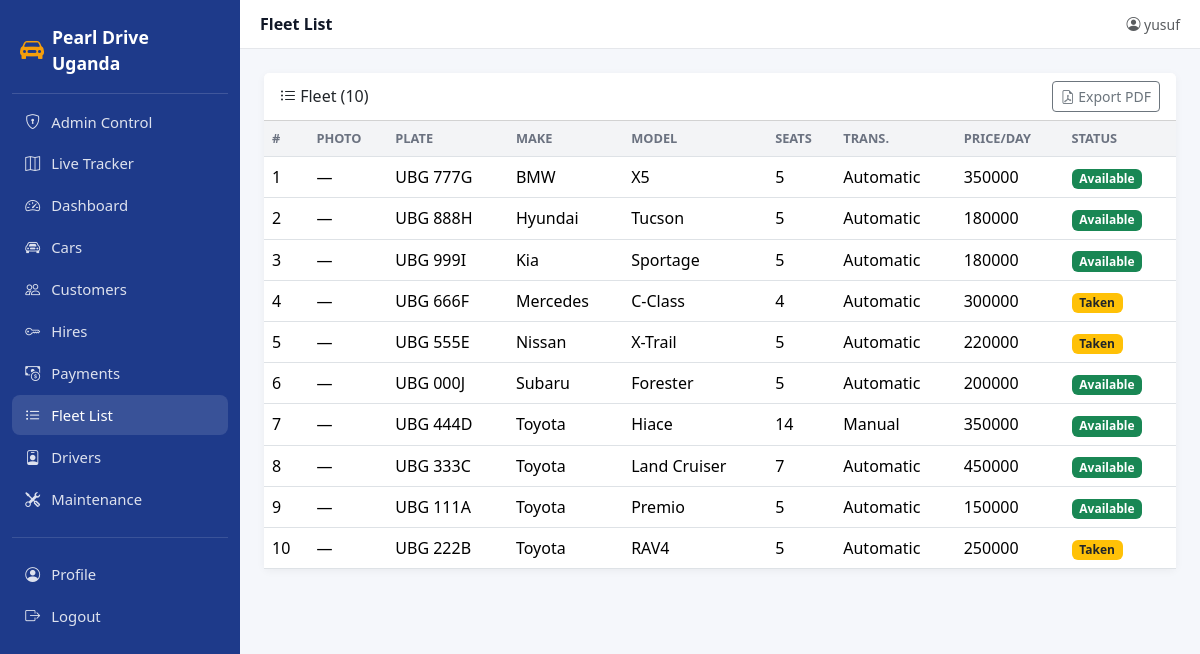
Screenshot of /cars/ (signed in) with the database file from the repository.
### car/models.py (models this page shows, shortened)
class Car(models.Model):
    TRANSMISSION = [("M", "Manual"), ("A", "Automatic")]
    STATUS = [("A", "Available"), ("T", "Taken"), ("M", "Maintenance")]
    plate_no = models.CharField(max_length=50, unique=True)
    make = models.CharField(max_length=30)
    car_Model = models.CharField(max_length=50)
    capacity = models.IntegerField(null=True, blank=True)
    transmission = models.CharField(max_length=2, choices=TRANSMISSION)
    price_per_day = models.IntegerField(null=True, blank=True)
    status = models.CharField(max_length=2, choices=STATUS, default="A")
    image = models.ImageField(upload_to="cars/", null=True, blank=True)
    features = models.CharField(max_length=255, blank=True, help_text="e.g., Pop-up roof, Rooftop tent, 4x4")
    class Meta:
        verbose_name_plural = "Cars"
        ordering = ["make", "car_Model"]

### car/views.py (the view)
# urls.py: path("cars/", views.car_List_view, name="car_List_page"),
@login_required
def car_List_view(request):
    return render(request, "car_List.html", {"cars": Car.objects.all()})

### car/templates/car_List.html
{% extends 'base.html' %}
{% block page_title %}Fleet List{% endblock %}
{% block content %}
<div class="card">
  <div class="card-header bg-white d-flex justify-content-between align-items-center">
    <h6 class="mb-0"><i class="bi bi-list-ul"></i> Fleet ({{ cars|length }})</h6>
    <a href="{% url 'car_pdf' %}" target="_blank" class="btn btn-sm btn-outline-secondary">
      <i class="bi bi-file-earmark-pdf"></i> Export PDF
    </a>
  </div>
  <div class="table-responsive">
    <table class="table table-hover align-middle mb-0">
      <thead>
        <tr><th>#</th><th>Photo</th><th>Plate</th><th>Make</th><th>Model</th>
            <th>Seats</th><th>Trans.</th><th>Price/Day</th><th>Status</th></tr>
      </thead>
      <tbody>
        {% for car in cars %}
        <tr>
          <td>{{ forloop.counter }}</td>
          <td>
            {% if car.image %}
              <img src="{{ car.image.url }}" alt="" style="width:56px;height:40px;object-fit:cover;border-radius:4px;">
            {% else %}—{% endif %}
          </td>
          <td>{{ car.plate_no }}</td>
          <td>{{ car.make }}</td>
          <td>{{ car.car_Model }}</td>
          <td>{{ car.capacity|default:"—" }}</td>
          <td>{{ car.get_transmission_display }}</td>
          <td>{{ car.price_per_day|floatformat:0|default:"—" }}</td>
          <td>
            {% if car.status == 'A' %}<span class="badge bg-success">Available</span>
            {% elif car.status == 'T' %}<span class="badge bg-warning text-dark">Taken</span>
            {% else %}<span class="badge bg-secondary">Maintenance</span>{% endif %}
          </td>
        </tr>
        {% empty %}
        <tr><td colspan="9" class="text-center text-muted py-4">No cars in fleet.</td></tr>
        {% endfor %}
      </tbody>
    </table>
  </div>
</div>
{% endblock %}

### car/templates/base.html (shortened to what this page needs)
{% load static crispy_forms_tags %}
<!DOCTYPE html>
<html lang="en">
<head>
  <link href="https://cdn.jsdelivr.net/npm/bootstrap@5.3.3/dist/css/bootstrap.min.css" rel="stylesheet">
  <link href="https://cdn.jsdelivr.net/npm/bootstrap-icons@1.11.3/font/bootstrap-icons.css" rel="stylesheet">
</head>
<body>
<aside class="pdu-sidebar" id="pduSidebar">
  <a class="brand" href="{% url 'index_page' %}">
    <i class="bi bi-car-front-fill fs-4"></i>
    <span>Pearl Drive Uganda</span>
  </a>
  <nav class="nav flex-column mt-2">
    <a class="nav-link {% if request.resolver_match.url_name == 'admin_control_page' %}active{% endif %}"
       href="{% url 'admin_control_page' %}">
      <i class="bi bi-shield-lock"></i> Admin Control
    </a>
    <a class="nav-link {% if request.resolver_match.url_name == 'fleet_map_page' %}active{% endif %}"
      href="{% url 'fleet_map_page' %}">
      <i class="bi bi-map"></i> Live Tracker
    </a>
    <a class="nav-link {% if request.resolver_match.url_name == 'index_page' %}active{% endif %}"
       href="{% url 'index_page' %}">
      <i class="bi bi-speedometer2"></i> Dashboard
    </a>
    <a class="nav-link {% if request.resolver_match.url_name == 'add_car_page' %}active{% endif %}"
       href="{% url 'add_car_page' %}">
      <i class="bi bi-car-front"></i> Cars
    </a>
    <a class="nav-link {% if request.resolver_match.url_name == 'add_customer_page' %}active{% endif %}"
       href="{% url 'add_customer_page' %}">
      <i class="bi bi-people"></i> Customers
    </a>
    <a class="nav-link {% if request.resolver_match.url_name == 'add_hiring_page' %}active{% endif %}"
       href="{% url 'add_hiring_page' %}">
      <i class="bi bi-key"></i> Hires
    </a>
    <a class="nav-link {% if request.resolver_match.url_name == 'add_payment_page' %}active{% endif %}"
       href="{% url 'add_payment_page' %}">
      <i class="bi bi-cash-coin"></i> Payments
    </a>
    <a class="nav-link {% if request.resolver_match.url_name == 'car_List_page' %}active{% endif %}"
       href="{% url 'car_List_page' %}">
      <i class="bi bi-list-ul"></i> Fleet List
    </a>
    <a class="nav-link {% if request.resolver_match.url_name == 'add_driver_page' %}active{% endif %}"
       href="{% url 'add_driver_page' %}">
      <i class="bi bi-person-badge"></i> Drivers
    </a>
    <a class="nav-link {% if request.resolver_match.url_name == 'add_maintenance_page' %}active{% endif %}"
       href="{% url 'add_maintenance_page' %}">
      <i class="bi bi-tools"></i> Maintenance
    </a>
    <hr class="text-white-50 my-3">
    <a class="nav-link {% if request.resolver_match.url_name == 'profiles_page' %}active{% endif %}"
       href="{% url 'profiles_page' %}">
      <i class="bi bi-person-circle"></i> Profile
    </a>
    {% if user.is_authenticated %}
    <form method="post" action="{% url 'logout' %}" class="m-0">
      <button type="submit" class="nav-link w-100 text-start bg-transparent border-0">
        <i class="bi bi-box-arrow-right"></i> Logout
      </button>
    </form>
    {% else %}
    <a class="nav-link" href="{% url 'login' %}">
      <i class="bi bi-box-arrow-in-right"></i> Login
    </a>
    {% endif %}
  </nav>
</aside>
<div class="pdu-main">
  <header class="pdu-topbar">
    <div class="d-flex align-items-center gap-3">
      <div class="title">{% block page_title %}Dashboard{% endblock %}</div>
    </div>
    <div class="d-flex align-items-center gap-3">
      {% if user.is_authenticated %}
        <span class="text-muted small">
          <i class="bi bi-person-circle"></i> {{ user.username }}
        </span>
      {% else %}
        <a class="btn btn-sm btn-primary" href="{% url 'login' %}">Sign in</a>
        <a class="btn btn-sm btn-outline-primary" href="{% url 'sign_in_page' %}">Register</a>
      {% endif %}
    </div>
  </header>
  <main class="pdu-content">
    {% block content %}{% endblock %}
  </main>
</div>
</body>
</html>

### car/templates/base.html (style rules this page uses)
:root { --pdu-primary: #1e3a8a; --pdu-accent: #f59e0b; --pdu-bg: #f5f7fb; }
body { background: var(--pdu-bg); }
.pdu-sidebar { background: var(--pdu-primary); color: #fff; min-height: 100vh; width: 240px; position: fixed; top: 0; left: 0; padding: 1rem .75rem; z-index: 1030; transition: transform .2s ease; }
.pdu-sidebar .brand { display: flex; align-items: center; gap: .5rem; font-weight: 700; font-size: 1.1rem; padding: .5rem .5rem 1rem; border-bottom: 1px solid rgba(255,255,255,.15); color: #fff; text-decoration: none; }
.pdu-sidebar .brand i { color: var(--pdu-accent); }
.pdu-sidebar .nav-link { color: rgba(255,255,255,.85); padding: .55rem .75rem; border-radius: .5rem; margin-bottom: 2px; display: flex; align-items: center; gap: .6rem; font-size: .93rem; }
.pdu-sidebar .nav-link:hover, .pdu-sidebar .nav-link.active { background: rgba(255,255,255,.12); color: #fff; }
.pdu-sidebar .nav-link i { width: 1.1rem; text-align: center; }
.pdu-main { margin-left: 240px; min-height: 100vh; }
.pdu-topbar { background: #fff; border-bottom: 1px solid #e5e7eb; padding: .75rem 1.25rem; display: flex; align-items: center; justify-content: space-between; position: sticky; top: 0; z-index: 1020; }
.pdu-topbar .title { font-weight: 600; color: #111827; }
.pdu-content { padding: 1.5rem; }
.card { border: none; box-shadow: 0 2px 8px rgba(0,0,0,.05); }
.table thead th { background: #f3f4f6; font-size: .8rem; text-transform: uppercase; color: #6b7280; }

### rows the page displays
Car: plate_no "UBG 777G", make "BMW", car_Model "X5", capacity "5", transmission "Automatic", price_per_day "350000", status "Available"
Car: plate_no "UBG 888H", make "Hyundai", car_Model "Tucson", capacity "5", transmission "Automatic", price_per_day "180000", status "Available"
Car: plate_no "UBG 999I", make "Kia", car_Model "Sportage", capacity "5", transmission "Automatic", price_per_day "180000", status "Available"
Car: plate_no "UBG 666F", make "Mercedes", car_Model "C-Class", capacity "4", transmission "Automatic", price_per_day "300000", status "Taken"
Car: plate_no "UBG 555E", make "Nissan", car_Model "X-Trail", capacity "5", transmission "Automatic", price_per_day "220000", status "Taken"
Car: plate_no "UBG 000J", make "Subaru", car_Model "Forester", capacity "5", transmission "Automatic", price_per_day "200000", status "Available"
Car: plate_no "UBG 444D", make "Toyota", car_Model "Hiace", capacity "14", transmission "Manual", price_per_day "350000", status "Available"
Car: plate_no "UBG 333C", make "Toyota", car_Model "Land Cruiser", capacity "7", transmission "Automatic", price_per_day "450000", status "Available"
Car: plate_no "UBG 111A", make "Toyota", car_Model "Premio", capacity "5", transmission "Automatic", price_per_day "150000", status "Available"
Car: plate_no "UBG 222B", make "Toyota", car_Model "RAV4", capacity "5", transmission "Automatic", price_per_day "250000", status "Taken"

### other values shown
{{ user.username }} "yusuf"
{{ cars|length }} "10"
